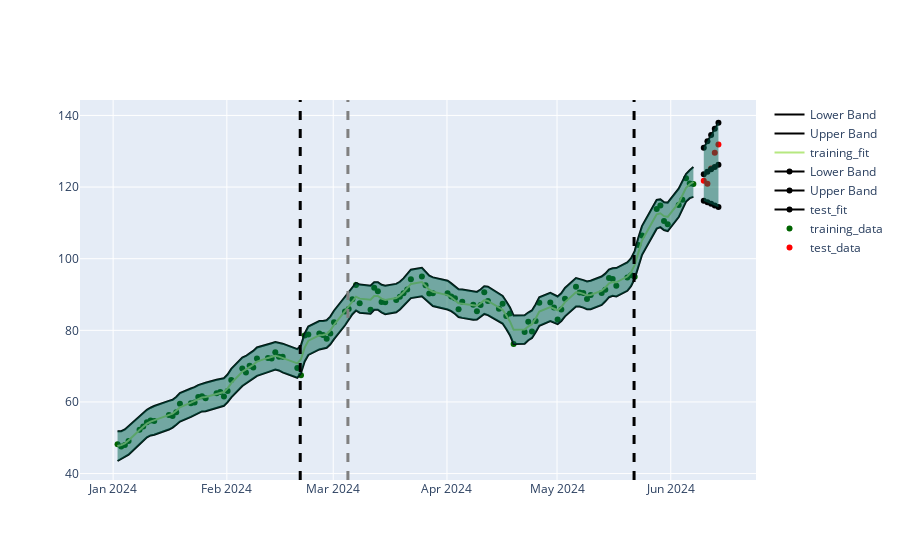

This figure's notebook cell:
### Code cell
dataset_index = -1

from_ = datetime(year=2024, month=1, day=1)
to_ =  datetime(year=2024, month=6, day=10)
project_ = ql.Date(15,6,2024)

btest.create_backtest_data(
    from_,
    to_, 
    project_,store_prices=True
)
btest.fit_model(dataset_index, lambda x,y: RegressionModel(x,y))

yfit, ysigma = btest.predict(dataset_index) 
test_yfit , lower, upper = btest.create_bands(yfit, ysigma)
training_f, lower_f, upper_f = btest.training_bands(dataset_index)



prediction_markers = go.Scatter(x=btest.prediction_data[dataset_index], 
                            y=btest.prediction_data_price[dataset_index], 
                            mode='markers',
                            marker=dict(color='red'),
                            name='test_data')

training_markers = go.Scatter(x=btest.data[dataset_index][0], 
                              y = btest.data[dataset_index][1],
                            mode='markers',
                            marker=dict(color='darkgreen'),
                            name='training_data')

xt = btest.prediction_data[dataset_index]
bands = [
go.Scatter(x=xt, y=test_yfit, line=dict(color='black', width=2), name='test_fit'),
go.Scatter(x=xt, y=upper, line=dict(color='black', width=2), name='Upper Band'),
go.Scatter(x=xt, y=lower, line=dict(color='black', width=2), name='Lower Band'),
go.Scatter(x=xt, y=upper, fill=None, mode='lines', line=dict(color='rgba(0,100,80,0.2)'), showlegend=False),
go.Scatter(x=xt, y=lower, fill='tonexty', mode='lines', line=dict(color='rgba(0,100,80,0.2)'), showlegend=False),
]

x = btest.data[dataset_index][0]
training_fit_bands = [
go.Scatter(x=x, y=training_f, name='training_fit'),
go.Scatter(x=x, y=upper_f, line=dict(color='black', width=2), name='Upper Band'),
go.Scatter(x=x, y=lower_f, line=dict(color='black', width=2), name='Lower Band'),
go.Scatter(x=x, y=upper_f, fill=None, mode='lines', line=dict(color='rgba(0,100,80,0.2)'), showlegend=False),
go.Scatter(x=x, y=lower_f, fill='tonexty', mode='lines', line=dict(color='rgba(0,100,80,0.2)'), showlegend=False),
] 


fig = go.Figure([prediction_markers, training_markers, *bands, *training_fit_bands])


ex_dividend_dates = red_table.get('_NVDA', 'ex-dividend:2016/present')['timestamp'].tolist()
earnings_dates = red_table.get('_NVDA', 'earnings:2018-08-16/present')['timestamp']

for date in ex_dividend_dates: 
  if (date <  to_ and date > from_): 
    fig.add_vline(x=date, line_width=3, line_dash="dash", line_color="grey", name='ex-dividends')

for date in earnings_dates: 
  if (date <  to_ and date > from_): 
    fig.add_vline(x=date, line_width=3, line_dash="dash", line_color="black", name='earnings')



fig.show()
